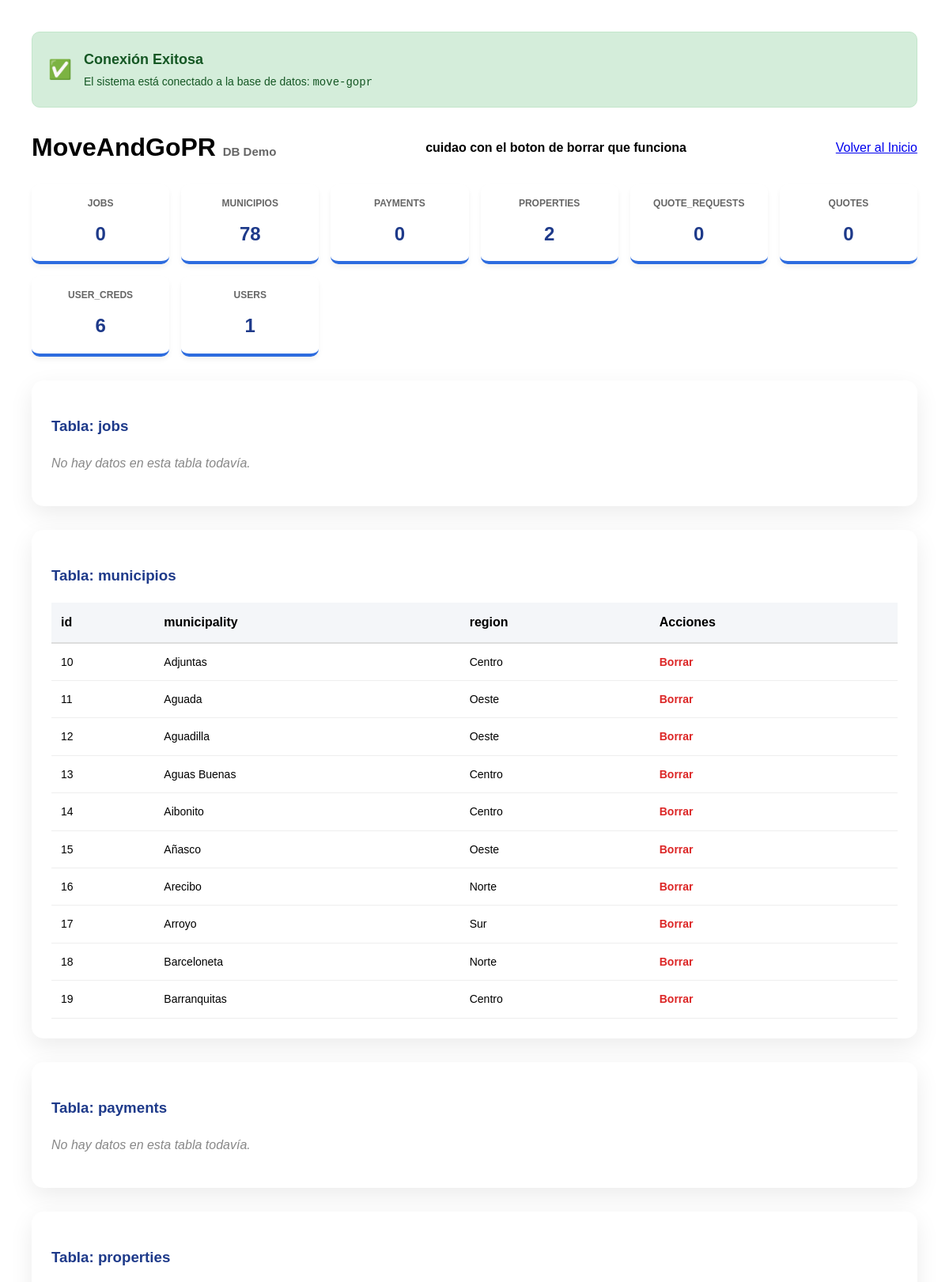
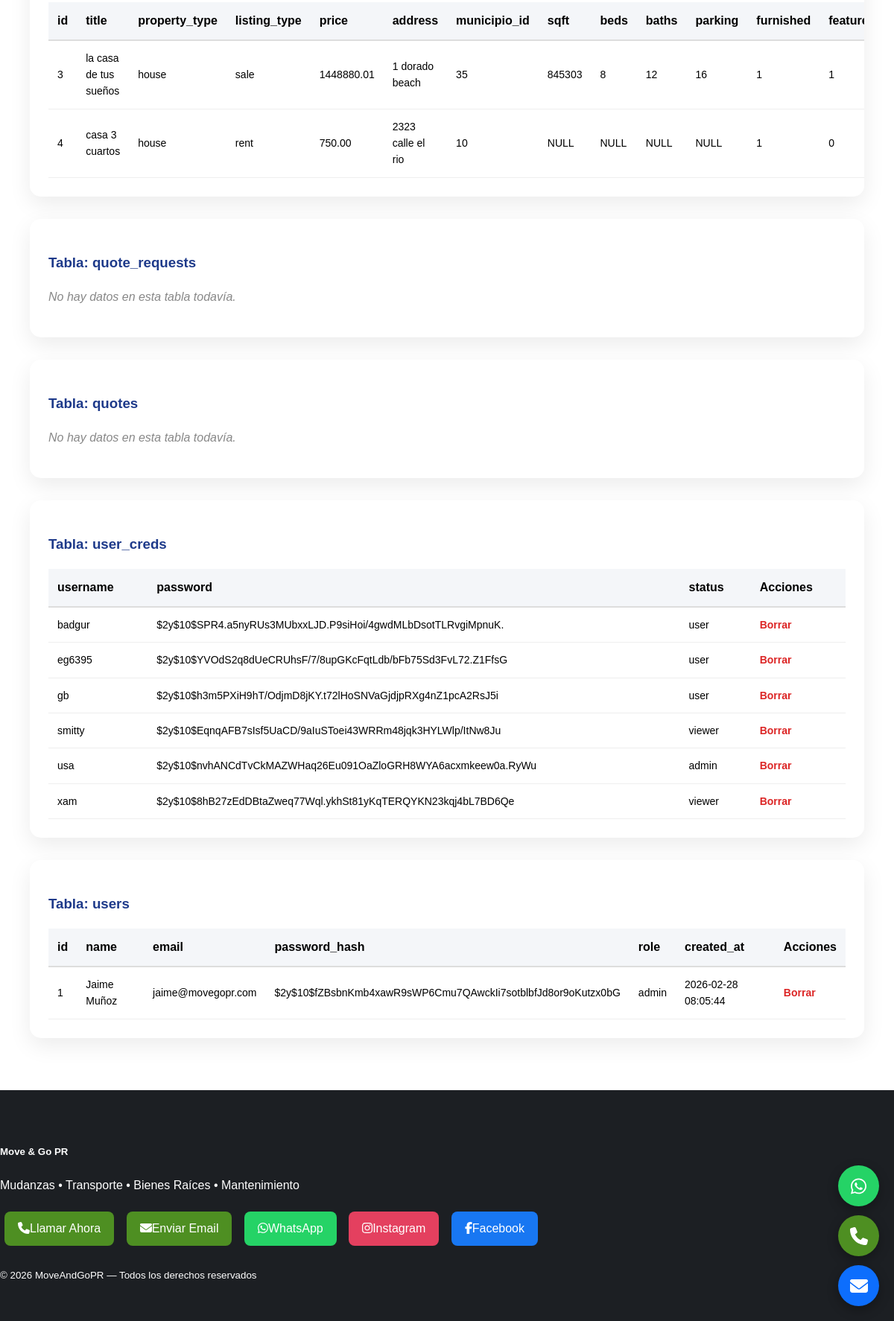
The page /db_test.php (signed in) on the database as committed earlier (2 pictures, top to bottom).
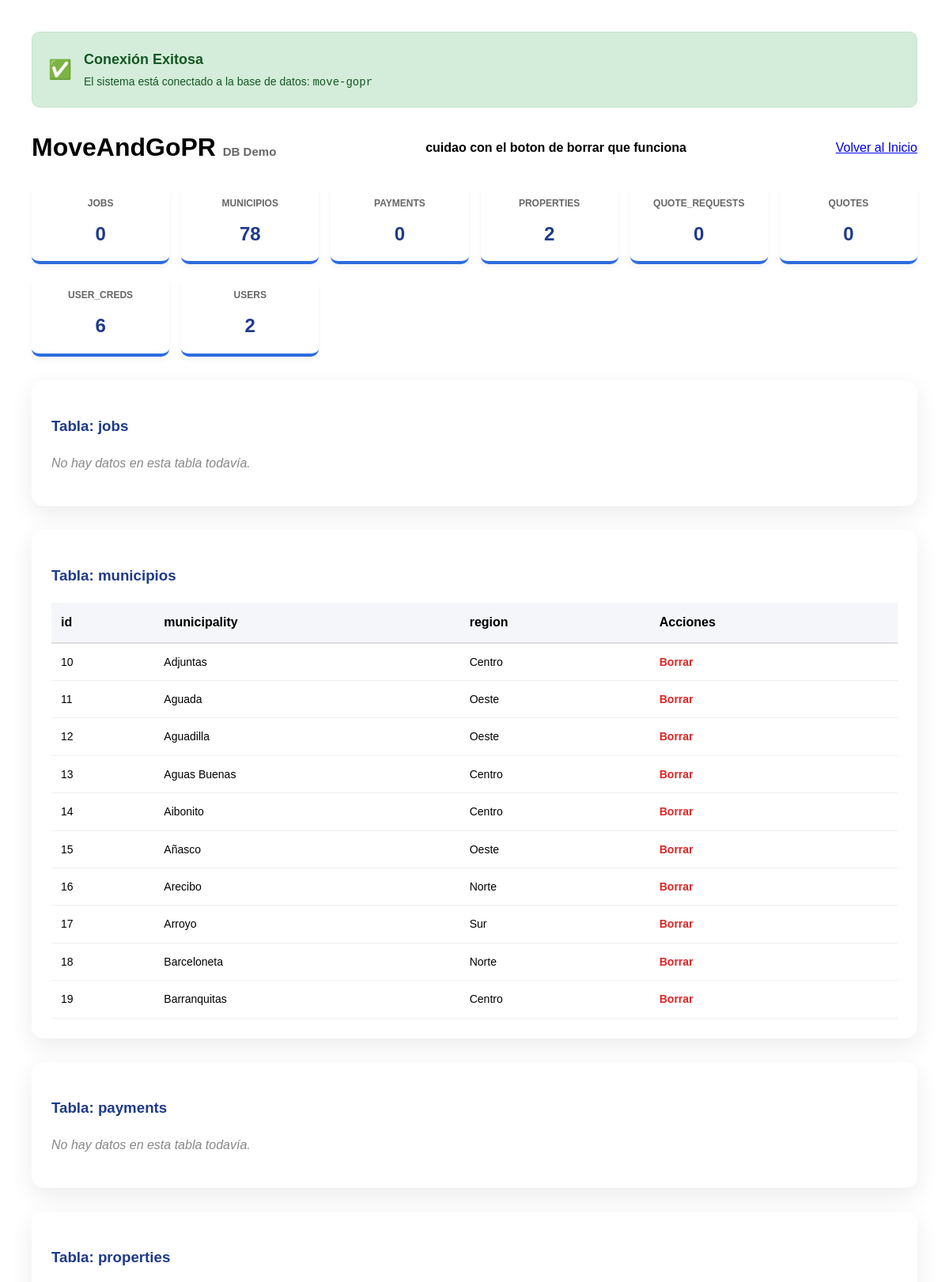
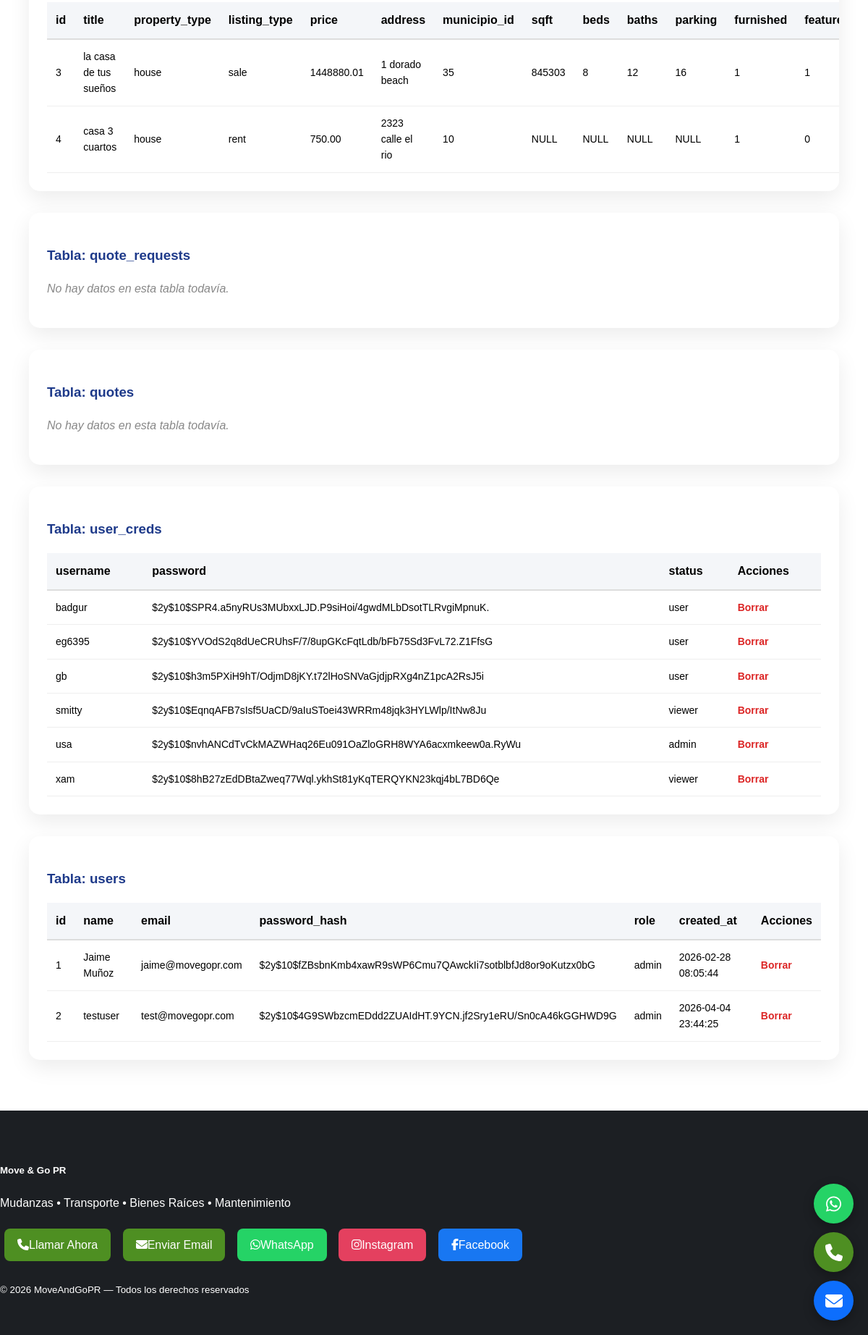
The same page on the database as committed later (2 pictures, top to bottom).
### tables this page shows
CREATE TABLE `municipios` (
  `id` smallint(5) UNSIGNED NOT NULL,
  `municipality` varchar(80) NOT NULL,
  `region` enum('Norte','Sur','Este','Oeste','Centro','Metro') NOT NULL
);

CREATE TABLE `properties` (
  `id` bigint(20) UNSIGNED NOT NULL,
  `title` varchar(150) NOT NULL,
  `property_type` enum('house','apartment','condo','land','commercial') NOT NULL,
  `listing_type` enum('sale','rent') NOT NULL,
  `price` decimal(12,2) NOT NULL,
  `address` varchar(255) NOT NULL,
  `municipio_id` smallint(5) UNSIGNED NOT NULL,
  `sqft` int(10) UNSIGNED DEFAULT NULL,
  `beds` tinyint(3) UNSIGNED DEFAULT NULL,
  `baths` tinyint(3) UNSIGNED DEFAULT NULL,
  `parking` tinyint(3) UNSIGNED DEFAULT NULL,
  `furnished` tinyint(1) NOT NULL DEFAULT 0,
  `featured` tinyint(1) NOT NULL DEFAULT 0,
  `status` enum('available','sold','rented','inactive') NOT NULL DEFAULT 'available',
  `description` text DEFAULT NULL,
  `image` varchar(255) DEFAULT NULL,
  `lat` decimal(10,7) DEFAULT NULL,
  `lng` decimal(10,7) DEFAULT NULL,
  `created_at` timestamp NOT NULL DEFAULT current_timestamp()
);

CREATE TABLE `user_creds` (
  `username` varchar(255) NOT NULL,
  `password` varchar(255) NOT NULL,
  `status` varchar(255) NOT NULL
);

CREATE TABLE `users` (
  `id` bigint(20) UNSIGNED NOT NULL,
  `name` varchar(100) DEFAULT NULL,
  `email` varchar(254) NOT NULL,
  `password_hash` varchar(255) NOT NULL,
  `role` enum('customer','admin') NOT NULL DEFAULT 'customer',
  `created_at` timestamp NOT NULL DEFAULT current_timestamp()
);

### config.php (called while the page is built, shortened)
<?php
$dbname = 'move-gopr';
?>

### db_test.php (the view, shortened to what this page needs)
<?php
require_once 'config.php';
$tableQuery = $pdo->query("SHOW TABLES");
$tables = $tableQuery->fetchAll(PDO::FETCH_COLUMN);
?>
<!DOCTYPE html>
<html lang="es">
<head>
    <link rel="stylesheet" href="css/styles.css">
</head>
<body>
<div class="test-container">
   <?php if (isset($pdo)): ?>
        <div style="background: #d4edda; color: #155724; padding: 20px; border-radius: 10px; border: 1px solid #c3e6cb; margin-bottom: 25px; display: flex; align-items: center; gap: 15px;">
            <span style="font-size: 24px;">✅</span>
            <div>
                <strong style="display: block; font-size: 18px;">Conexión Exitosa</strong>
                <span style="font-size: 14px;">El sistema está conectado a la base de datos: <code><?php echo htmlspecialchars($dbname); ?></code></span>
            </div>
        </div>
    <?php else: ?>
        <div style="background: #f8d7da; color: #721c24; padding: 20px; border-radius: 10px; border: 1px solid #f5c6cb; margin-bottom: 25px;">
            <strong>❌ Error de Conexión:</strong> No se pudo encontrar la base de datos. Verifica tu archivo <code>config.php</code>.
        </div>
    <?php endif; ?>
    <header style="display: flex; justify-content: space-between; align-items: center; margin-bottom: 20px;">
        <h1 style="margin:0;">MoveAnd<span class="green">GoPR</span> <small style="font-size: 15px; color: #666;">DB Demo</small></h1>
        <b>cuidao con el boton de borrar que funciona</b>
        <div style="display: flex; gap: 10px;">
            <a href="index.php" class="btn blue">Volver al Inicio</a>
        </div>
    </header>
    <div class="stats-grid">
        <?php foreach ($tables as $table):
            $count = $pdo->query("SELECT count(*) FROM `$table`")->fetchColumn();
        ?>
            <div class="stat-card">
                <h4><?php echo $table; ?></h4>
                <p><?php echo $count; ?></p>
            </div>
        <?php endforeach; ?>
    </div>
    <?php foreach ($tables as $table): ?>
        <div class="db-card">
            <h3 style="color: #1e3a8a;">Tabla: <?php echo htmlspecialchars($table); ?></h3>
            <?php
            $stmt = $pdo->query("SELECT * FROM `$table` LIMIT 10");
            $rows = $stmt->fetchAll(PDO::FETCH_ASSOC);
            if ($rows): ?>
                <table>
                    <thead>
                        <tr>
                            <?php foreach (array_keys($rows[0]) as $col): ?>
                                <th><?php echo htmlspecialchars($col); ?></th>
                            <?php endforeach; ?>
                            <th>Acciones</th>
                        </tr>
                    </thead>
                    <tbody>
                        <?php foreach ($rows as $row): ?>
                            <tr>
                                <?php foreach ($row as $cell): ?>
                                    <td><?php echo htmlspecialchars($cell ?? 'NULL'); ?></td>
                                <?php endforeach; ?>
                                <td>
                                    <a href="?table=<?php echo $table; ?>&delete_id=<?php echo $row['id']; ?>"
                                       class="delete-link"
                                       onclick="return confirm('¿Seguro que quieres borrar esto?')">Borrar</a>
                                </td>
                            </tr>
                        <?php endforeach; ?>
                    </tbody>
                </table>
            <?php else: ?>
                <p style="color: #888; font-style: italic;">No hay datos en esta tabla todavía.</p>
            <?php endif; ?>
        </div>
    <?php endforeach; ?>
</div>
<?php include 'footer.php'; ?>
</body>
</html>

### footer.php (shortened to what this page needs)
<a href="dashboard.php" style="position: fixed; top: 15px; right: 20px; color: rgba(255,255,255,0.5); font-size: 1.1rem; text-decoration: none; z-index: 9999;">
    <i class="fa-solid fa-lock"></i>
</a>
<footer class="footer text-center">
    <div class="container">
        <h5 class="fw-bold mb-2">Move & Go PR</h5>
        <p class="mb-3">Mudanzas &bull; Transporte &bull; Bienes Ra&iacute;ces &bull; Mantenimiento</p>
        <div class="footer-contact">
            <a href="tel:7875438201" class="footer-btn">
                <i class="fa-solid fa-phone me-2"></i>Llamar Ahora
            </a>
            <a href="mailto:moveandgo24@gmail.com" class="footer-btn">
                <i class="fa-solid fa-envelope me-2"></i>Enviar Email
            </a>
            <a href="https://wa.me/17875438201" target="_blank" class="footer-btn whatsapp-footer">
                <i class="fa-brands fa-whatsapp me-2"></i>WhatsApp
            </a>
            <a href="https://www.instagram.com/moveandgopr" target="_blank" class="footer-btn instagram-footer">
                <i class="fa-brands fa-instagram me-2"></i>Instagram
            </a>
            <a href="https://www.facebook.com" target="_blank" class="footer-btn facebook-footer">
                <i class="fa-brands fa-facebook-f me-2"></i>Facebook
            </a>
        </div>
        <small class="d-block mt-4">&copy; <?php echo date("Y"); ?> MoveAndGoPR &mdash; Todos los derechos reservados</small>
    </div>
</footer>
<div class="floating-buttons">
    <a href="https://wa.me/17875438201" class="floating-btn whatsapp" target="_blank">
        <i class="fa-brands fa-whatsapp"></i>
    </a>
    <a href="tel:7875438201" class="floating-btn call">
        <i class="fa-solid fa-phone"></i>
    </a>
    <a href="mailto:moveandgo24@gmail.com" class="floating-btn mail">
        <i class="fa-solid fa-envelope"></i>
    </a>
</div>

### css/styles.css (style rules this page uses)
:root { --color-principal: #3B6E1A; --color-secundario: #4E8F22; --color-acento: #22C55E; --color-texto: #1a1a1a; }
body { font-family: 'Poppins', sans-serif; margin: 0; line-height: 1.6; }
.footer { background: #1c1f23; color: white; padding: 50px 0; }
.footer .footer-contact { margin-bottom: 20px; }
.footer-btn { display: inline-block; background: #4E8F22; color: white; padding: 10px 18px; margin: 6px; border-radius: 8px; text-decoration: none; font-weight: 500; transition: 0.3s ease; }
.whatsapp-footer { background: #25D366; }
.facebook-footer { background: #1877F2; }
.instagram-footer { background: #E4405F; }
.floating-buttons { position: fixed; bottom: 20px; right: 20px; display: flex; flex-direction: column; gap: 12px; z-index: 999; }
.floating-btn { width: 55px; height: 55px; border-radius: 50%; display: flex; align-items: center; justify-content: center; color: #fff; font-size: 1.5rem; text-decoration: none; box-shadow: 0 5px 15px rgba(0, 0, 0, 0.3); transition: 0.2s ease; }
.floating-btn.whatsapp { background-color: #25D366; }
.floating-btn.call { background-color: #4E8F22; }
.floating-btn.mail { background-color: #0d6efd; }

### db_test.php (style rules this page uses)
.test-container { padding: 40px; max-width: 1200px; margin: auto; }
.stats-grid { display: grid; grid-template-columns: repeat(auto-fit, minmax(150px, 1fr)); gap: 15px; margin-bottom: 30px; }
.stat-card { background: white; padding: 15px; border-radius: 10px; text-align: center; border-bottom: 4px solid #2d6cdf; box-shadow: 0 4px 6px rgba(0,0,0,0.05); }
.stat-card h4 { margin: 0; color: #666; font-size: 12px; text-transform: uppercase; }
.stat-card p { font-size: 24px; font-weight: bold; margin: 10px 0 0 0; color: #1e3a8a; }
.db-card { background: white; padding: 25px; border-radius: 15px; margin-bottom: 30px; box-shadow: 0 10px 30px rgba(0,0,0,0.08); overflow-x: auto; }
table { width: 100%; border-collapse: collapse; margin-top: 15px; }
th { background: #f4f6f9; padding: 12px; text-align: left; border-bottom: 2px solid #ddd; }
td { padding: 12px; border-bottom: 1px solid #eee; font-size: 14px; }
.delete-link { color: #dc2626; text-decoration: none; font-weight: bold; }

Rows that differ between the two databases and show on the page:
added users: id "2", name "testuser", email "test@movegopr.com", password_hash "$2y$10$4G9SWbzcmEDdd2ZUAIdHT.9YCN.jf2Sry1eRU/Sn0cA46kGGHWD9G", role "admin", created_at "2026-04-04 23:44:25"
Other text that changed with them:
new list line: "USERS 2"
list line gone: "USERS 1"
